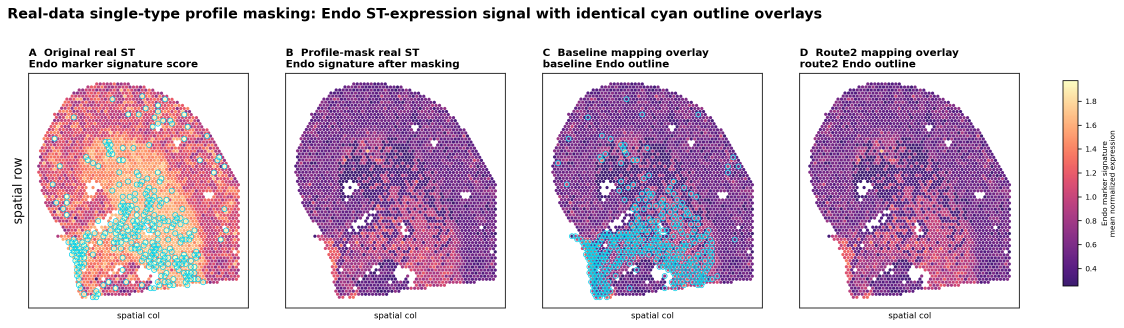
#> input picture visualizations/masked_scenarios/real/adult_mouse_kidney_real_profile_mask_endo/endo_mask_ABCD_expression_identical_cyan_outline.png, 3371 x 982 px (shown at 1/3 size); its folder holds only this picture in this run
$ python build_masked_scenarios_real_stack.py
#> lines starting #> are read from the running program, lines starting #| are printed output that depends on the picture; after the words box and inside, x2 and y2 are one past the last pixel; in counts of white or black regions, pixels touching at a corner belong together
#!/usr/bin/env python
from __future__ import annotations

from pathlib import Path

import numpy as np
from PIL import Image, ImageDraw, ImageFont


def _load_font(size: int, bold: bool = False) -> ImageFont.ImageFont:
    candidates = []
    if bold:
        candidates.extend(
            [
                r"C:\Windows\Fonts\arialbd.ttf",
                r"C:\Windows\Fonts\segoeuib.ttf",
                r"C:\Windows\Fonts\calibrib.ttf",
            ]
        )
    candidates.extend(
        [
            r"C:\Windows\Fonts\arial.ttf",
            r"C:\Windows\Fonts\segoeui.ttf",
            r"C:\Windows\Fonts\calibri.ttf",
        ]
    )
    for p in candidates:
        try:
            return ImageFont.truetype(p, size=size)
        except Exception:
            continue
    return ImageFont.load_default()


def _find_segments(signal: np.ndarray, threshold: float, min_len: int) -> list[tuple[int, int]]:
    mask = signal > threshold
    out: list[tuple[int, int]] = []
    start = None
    for i, v in enumerate(mask):
        if v and start is None:
            start = i
        elif (not v) and start is not None:
            if i - start >= min_len:
                out.append((start, i - 1))
            start = None
    if start is not None and (len(mask) - start) >= min_len:
        out.append((start, len(mask) - 1))
    return out


def _crop_panel_grid(png_path: Path) -> list[Image.Image]:
    arr = np.array(Image.open(png_path).convert("RGB"))
    bg = np.array([255, 255, 255], dtype=np.int16)
    diff = np.max(np.abs(arr.astype(np.int16) - bg[None, None, :]), axis=2)
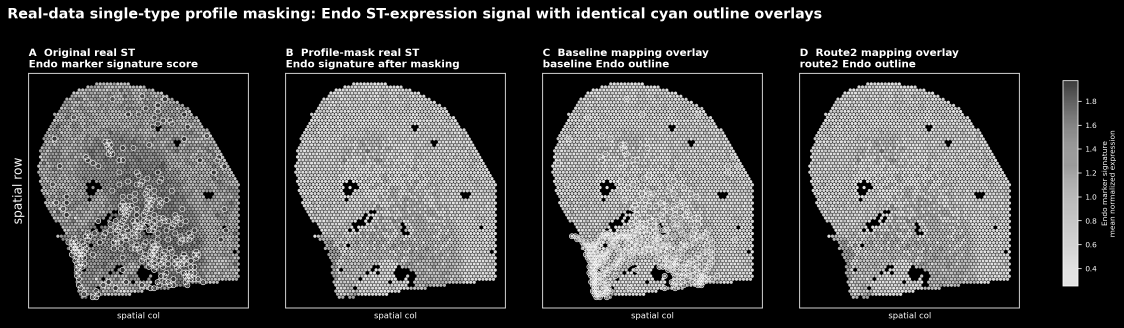
#> diff: shape (982, 3371) int16 (shown at 1/3 size); min 0, max 255, mean 65.5
    fg = diff > 12
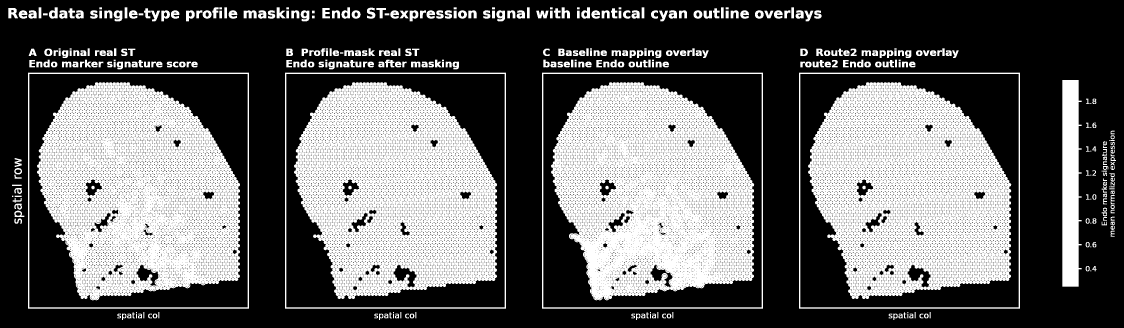
#> fg: shape (982, 3371) bool (shown at 1/3 size); 38% white; 412 white regions (16 under 20 px), largest, box (x1, y1, x2, y2) and area: (1653, 247, 2263, 901) 279390, (111, 247, 720, 901) 274929, (2424, 247, 3034, 897) 272412

    x_counts = fg.sum(axis=0)
#> x_counts = 3371 values, max 733 at index 1514, min 0 at index 0, mean 372.9
    x_segments = _find_segments(x_counts, threshold=40, min_len=80)
#> the loop in _find_segments, `for i, v in enumerate(mask):` made 3371 passes
#> v on passes 1 to 12: False, False, False, False, False, False, False, False, False, False, False, False
#> after the loop in _find_segments, `for i, v in enumerate(mask):`: out = [(113, 719), (883, 1490), (1652, 2261), (2416, 3032)]
#> x_segments has the same summary as out in _find_segments
    if len(x_segments) < 4:
        raise RuntimeError(f"Cannot locate four panels in: {png_path}")

    panels: list[Image.Image] = []
    for x0, x1 in x_segments[:4]:
        sub = fg[:, x0 : x1 + 1]
        y_counts = sub.sum(axis=1)
        y_segments = _find_segments(y_counts, threshold=40, min_len=120)
        if not y_segments:
            raise RuntimeError(f"Cannot locate panel y-range in: {png_path}")
        y0, y1 = max(y_segments, key=lambda t: t[1] - t[0])
        panels.append(Image.fromarray(arr[y0 : y1 + 1, x0 : x1 + 1, :], mode="RGB"))
#> this loop made 4 passes
#> (x0, x1, y_segments, y1) on passes 1 to 4: (113, 719, [(247, 894)], 894), (883, 1490, [(247, 887)], 887), (1652, 2261, [(247, 895)], 895), (2416, 3032, [(247, 887)], 887)
#> pass 1, in _crop_panel_grid, `sub = fg[:, x0 : x1 + 1]`:
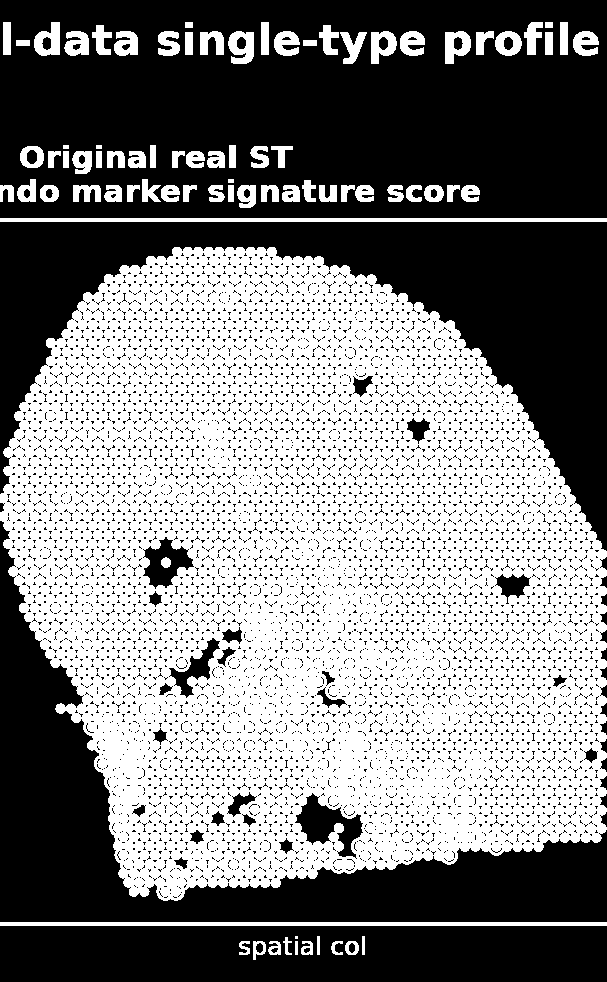
#> sub: shape (982, 607) bool; 50% white; 81 white regions (1 under 20 px), largest, box (x1, y1, x2, y2) and area: (0, 247, 607, 901) 274906, (0, 218, 607, 222) 2428, (0, 922, 607, 926) 2428
#> pass 2, in _crop_panel_grid, `sub = fg[:, x0 : x1 + 1]`:
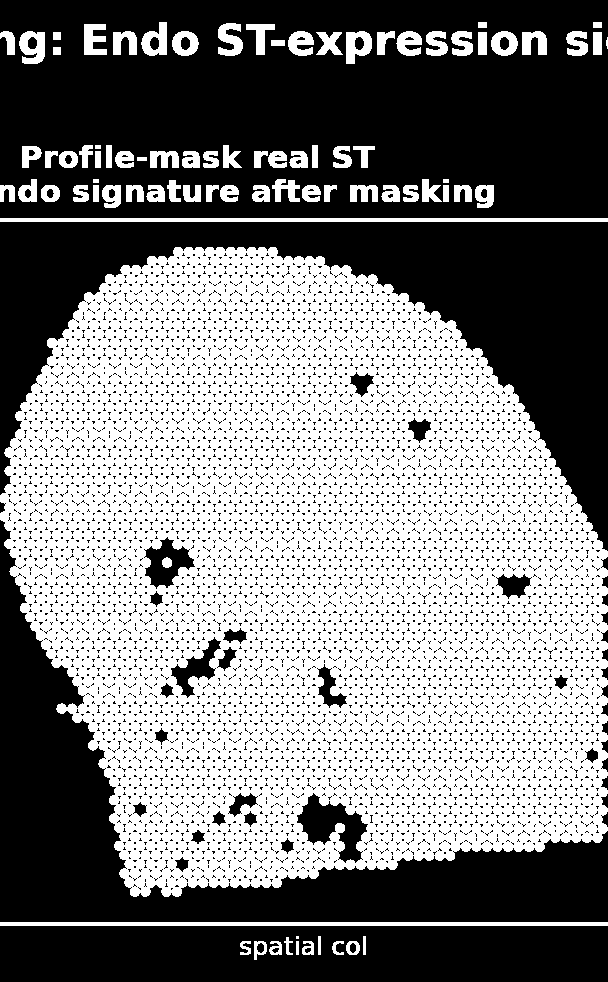
#> sub: shape (982, 608) bool; 49.6% white; 85 white regions (2 under 20 px), largest, box (x1, y1, x2, y2) and area: (0, 247, 608, 897) 272372, (0, 218, 608, 222) 2432, (0, 922, 608, 926) 2432
#> pass 3, in _crop_panel_grid, `sub = fg[:, x0 : x1 + 1]`:
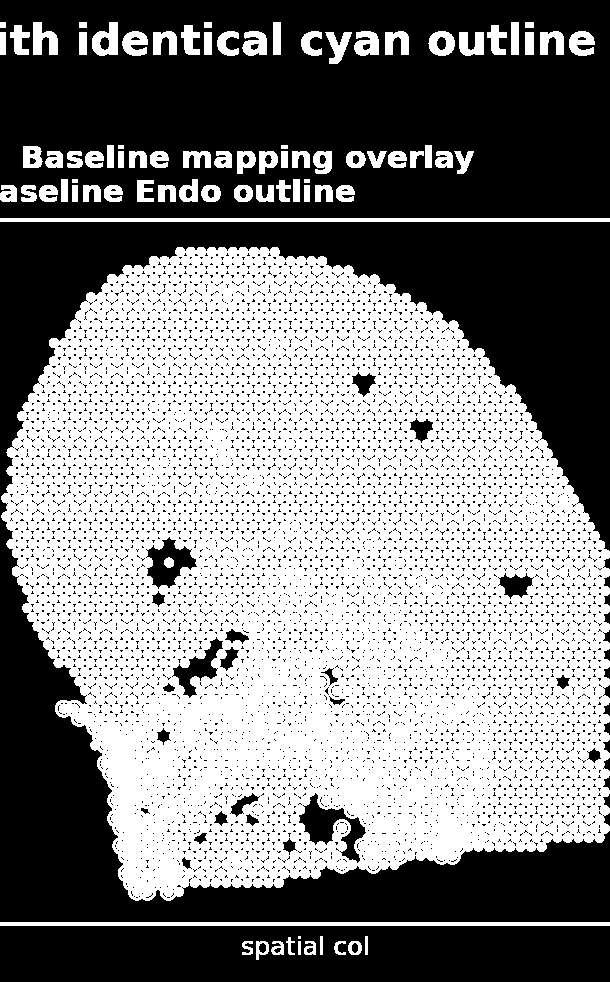
#> sub: shape (982, 610) bool; 50.6% white; 5885 black regions (5828 under 20 px), largest, box (x1, y1, x2, y2) and area: (0, 222, 610, 922) 117736, (0, 0, 610, 218) 114522, (0, 926, 610, 982) 33111
#> after the loop, panels = 4 items
    return panels


def _label_for_dir(name: str) -> str:
    mapping = {
        "adult_mouse_kidney_real_profile_mask_endo": "Adult mouse kidney\nMask: Endo",
        "ffpe_mouse_brain_sagittal_real_profile_mask_microglia": "FFPE mouse brain\nMask: Microglia",
        "human_breast_cancer_real_profile_mask_basal_cell": "Human breast cancer\nMask: Basal cell",
        "human_breast_cancer_visium_ff_wta_real_profile_mask_macrophage": "Human breast cancer FFPE\nMask: Macrophage",
        "human_breast_cancer_wta_120_real_profile_mask_endothelial_cell": "Human breast cancer WTA120\nMask: Endothelial cell",
        "human_cervical_cancer_real_profile_mask_epithelial_cell": "Human cervical cancer\nMask: Epithelial cell",
        "human_heart_ff_real_profile_mask_endothelial_cell": "Human heart FF\nMask: Endothelial cell",
        "human_intestine_cancer_real_profile_mask_endothelial_cell": "Human intestine cancer\nMask: Endothelial cell",
        "human_lymph_node_real_profile_mask_b_cell": "Human lymph node\nMask: B cell",
        "mouse_embryo_real_profile_mask_erythroid": "Mouse embryo\nMask: Erythroid",
    }
    return mapping.get(name, name.replace("_", " "))


def _build() -> None:
    root = Path(__file__).resolve().parents[1]
    vis_root = root / "visualizations" / "masked_scenarios" / "real"
    out = root / "visualizations" / "masked_scenarios" / "masked_scenarios_real_stack_10x4.png"

    pngs = sorted(vis_root.glob("*/*_mask_ABCD_expression_identical_cyan_outline.png"))
    if not pngs:
        raise FileNotFoundError(f"No ABCD masked-scenario PNGs under {vis_root}")

    rows = []
    for png in pngs:
        rows.append((_label_for_dir(png.parent.name), _crop_panel_grid(png)))
#> pass 2 of the loop in _build, `for png in pngs:`:
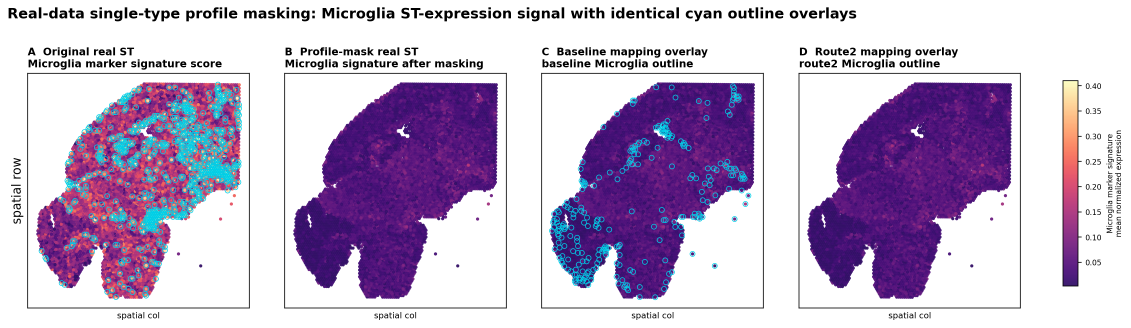
#> input picture visualizations/masked_scenarios/real/ffpe_mouse_brain_sagittal_real_profile_mask_astrocyte/microglia_mask_ABCD_expression_identical_cyan_outline.png, 3391 x 982 px (shown at 1/3 size)
#> arr: shape (982, 3391, 3)
#> diff: shape (982, 3391) int16
#> in _crop_panel_grid (call 2), `fg = diff > 12`:
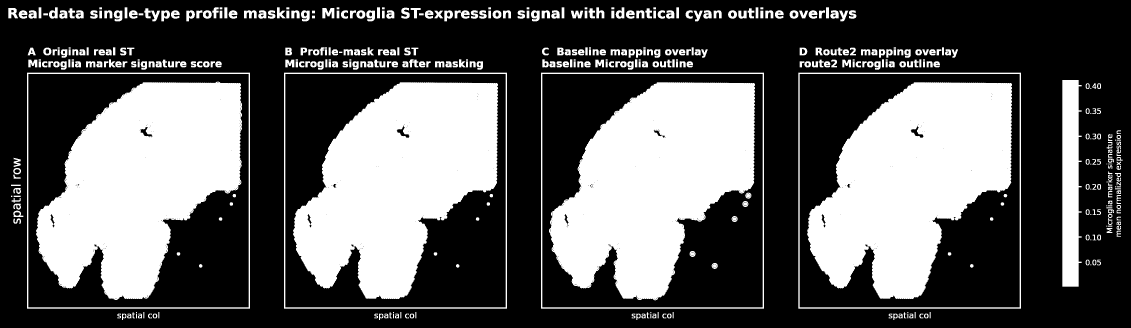
#> fg: shape (982, 3391) bool (shown at 1/3 size); 36.1% white; 478 white regions (18 under 20 px), largest, box (x1, y1, x2, y2) and area: (1647, 247, 2265, 901) 259153, (108, 245, 726, 900) 259152, (879, 247, 1494, 897) 256893
#> x_counts = 3391 values, max 738 at index 1626, min 0 at index 0, mean 354.5
#> x_segments = [(81, 724), (874, 1493), (1648, 2263), (2424, 3035)]
#> the loop in _crop_panel_grid (call 2), `for x0, x1 in x_segments[:4]:` made 4 passes
#> (x0, x1, y_segments, y1) on passes 1 to 4: (81, 724, [(247, 896)], 896), (874, 1493, [(247, 895)], 895), (1648, 2263, [(247, 896)], 896), (2424, 3035, [(247, 895)], 895)
#> pass 3, in _crop_panel_grid (call 2), `sub = fg[:, x0 : x1 + 1]`:
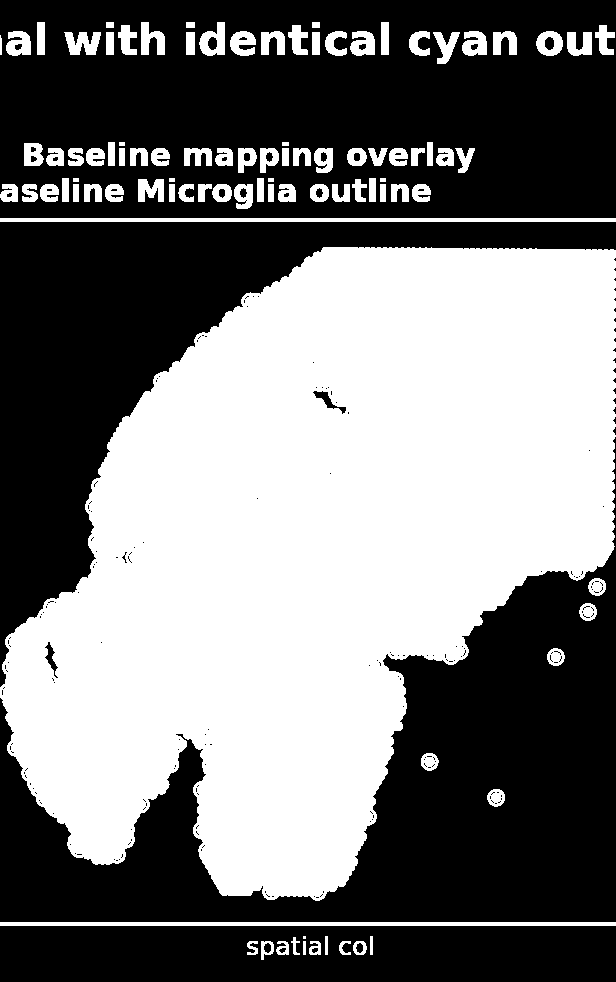
#> sub: shape (982, 616) bool; 47.2% white; 96 white regions (1 under 20 px), largest, box (x1, y1, x2, y2) and area: (0, 247, 616, 901) 259115, (0, 218, 616, 222) 2464, (0, 922, 616, 926) 2464
#> pass 3 of the loop in _build, `for png in pngs:`:
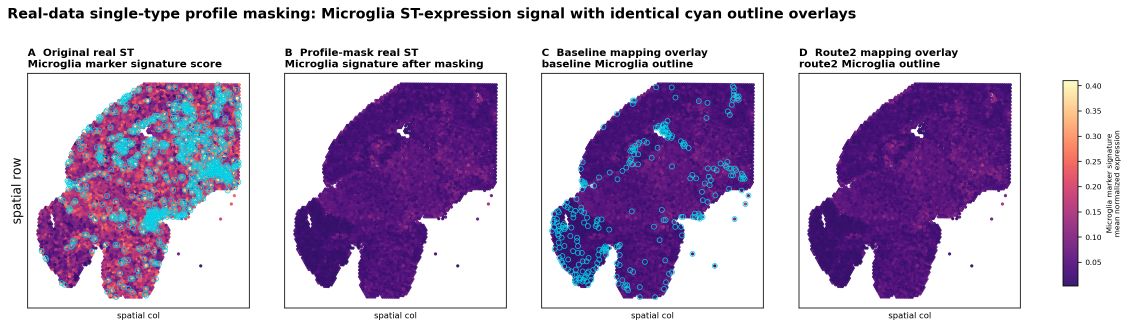
#> input picture visualizations/masked_scenarios/real/ffpe_mouse_brain_sagittal_real_profile_mask_microglia/microglia_mask_ABCD_expression_identical_cyan_outline.png, 3385 x 982 px (shown at 1/3 size)
#> arr: shape (982, 3385, 3)
#> diff: shape (982, 3385) int16
#> in _crop_panel_grid (call 3), `fg = diff > 12`:
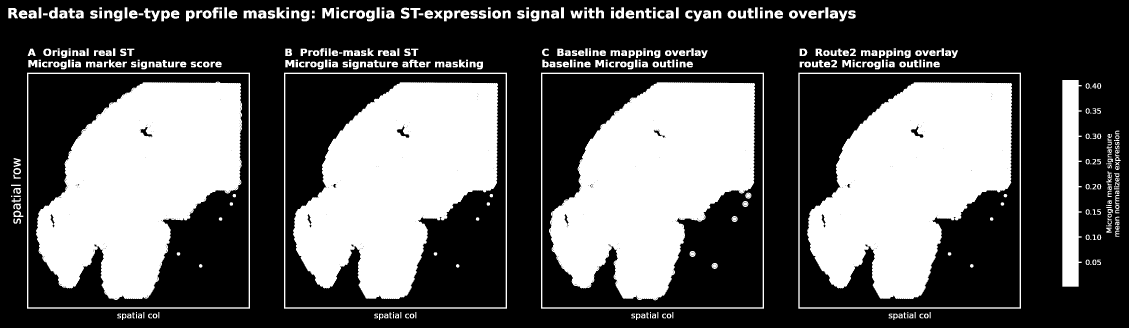
#> fg: shape (982, 3385) bool (shown at 1/3 size); 36.1% white; 478 white regions (18 under 20 px), largest, box (x1, y1, x2, y2) and area: (1647, 247, 2265, 901) 259153, (108, 245, 726, 900) 259152, (879, 247, 1494, 897) 256893
#> x_counts = 3385 values, max 737 at index 1626, min 0 at index 0, mean 354.3
#> x_segments = [(81, 724), (874, 1493), (1651, 2263), (2424, 3035)]
#> the loop in _crop_panel_grid (call 3), `for x0, x1 in x_segments[:4]:` made 4 passes
#> pass 3, in _crop_panel_grid (call 3), `sub = fg[:, x0 : x1 + 1]`:
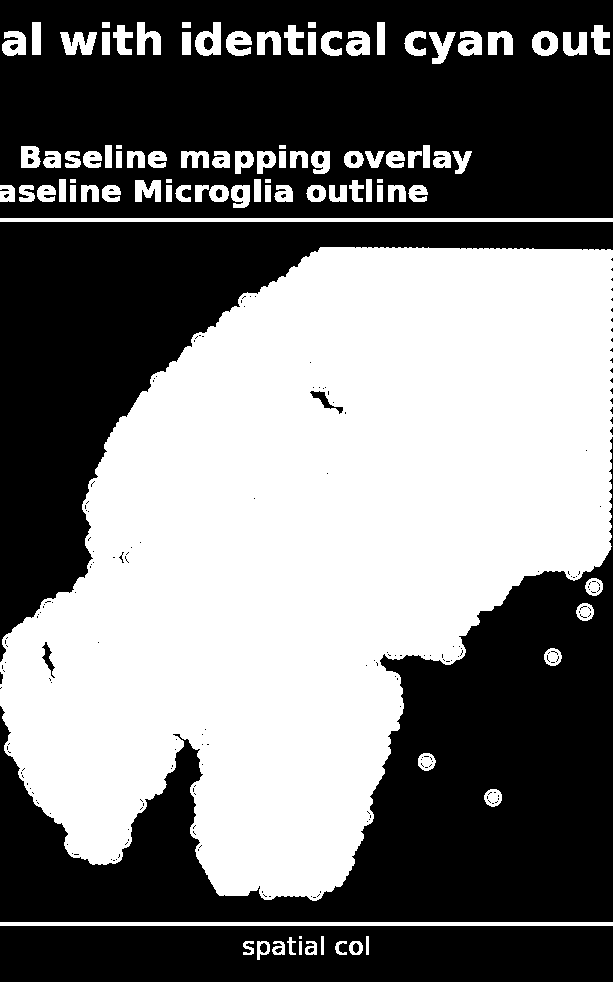
#> sub: shape (982, 613) bool; 47.3% white; 95 white regions (1 under 20 px), largest, box (x1, y1, x2, y2) and area: (0, 247, 613, 901) 259073, (0, 218, 613, 222) 2452, (0, 922, 613, 926) 2452
#> the loop made 4 passes; the first 3 are shown

    target_w = max(panel.size[0] for _, panels in rows for panel in panels)
    target_h = max(panel.size[1] for _, panels in rows for panel in panels)
    resized_rows = []
    for label, panels in rows:
        resized_rows.append(
            (
                label,
                [panel.resize((target_w, target_h), Image.Resampling.LANCZOS) for panel in panels],
            )
        )

    col_titles = [
        "Original real ST",
        "Profile-mask real ST",
        "CytoSPACE Baseline Mapping",
        "SVTuner + CytoSPACE Mapping (Route2)",
    ]

    outer = 28
    left_w = 360
    top_title_h = 72
    top_header_h = 48
    col_gap = 24
    row_gap = 18

    canvas_w = outer * 2 + left_w + 4 * target_w + 3 * col_gap
    canvas_h = outer * 2 + top_title_h + top_header_h + len(resized_rows) * target_h + (len(resized_rows) - 1) * row_gap
    canvas = Image.new("RGB", (canvas_w, canvas_h), (255, 255, 255))
#> canvas: PIL image 3088x2830 RGB; every value is 255
    draw = ImageDraw.Draw(canvas)

    title_font = _load_font(38, bold=True)
    header_font = _load_font(22, bold=True)
    row_font = _load_font(24, bold=True)

    title = "Real Masked-scenario Visualization Overview"
    tb = draw.textbbox((0, 0), title, font=title_font)
    draw.text(((canvas_w - (tb[2] - tb[0])) // 2, outer + 4), title, fill=(24, 24, 24), font=title_font)

    x0 = outer + left_w
    y0 = outer + top_title_h + top_header_h

    for i, txt in enumerate(col_titles):
        cx = x0 + i * (target_w + col_gap)
        bb = draw.textbbox((0, 0), txt, font=header_font)
        draw.multiline_text(
            (cx + (target_w - (bb[2] - bb[0])) // 2, outer + top_title_h),
            txt,
            fill=(30, 30, 30),
            font=header_font,
            align="center",
        )

    for r, (label, panels) in enumerate(resized_rows):
        y = y0 + r * (target_h + row_gap)
        bb = draw.multiline_textbbox((0, 0), label, font=row_font, spacing=5)
        draw.multiline_text(
            (outer + 8, y + (target_h - (bb[3] - bb[1])) // 2),
            label,
            fill=(30, 30, 30),
            font=row_font,
            spacing=5,
        )
        for c, panel in enumerate(panels):
            x = x0 + c * (target_w + col_gap)
            canvas.paste(panel, (x, y))
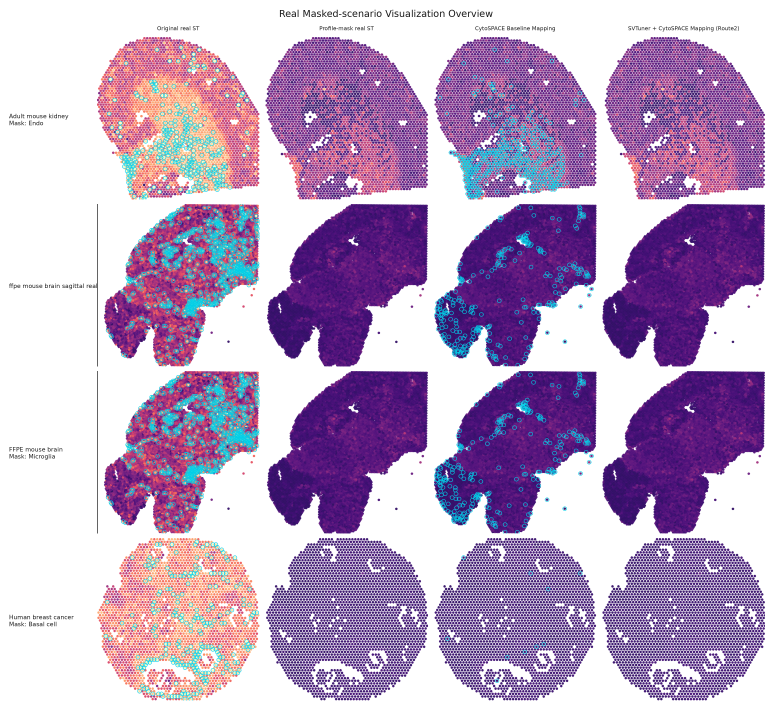
#> canvas: PIL image 3088x2830 RGB (shown at 1/4 size); mean R, G, B 187, 163.7, 197.5
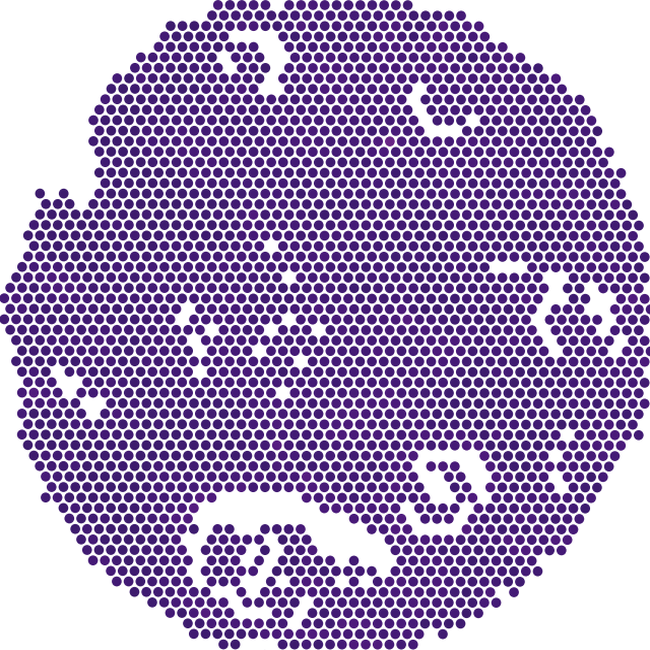
#> panel: PIL image 650x650 RGB; mean R, G, B 168.6, 150.2, 191.2

    out.parent.mkdir(parents=True, exist_ok=True)
    canvas.save(out, optimize=True)
    print(f"[OK] wrote {out}")
    print(f"[INFO] rows={len(resized_rows)} canvas={canvas_w}x{canvas_h} panel={target_w}x{target_h}")


if __name__ == "__main__":
    _build()
